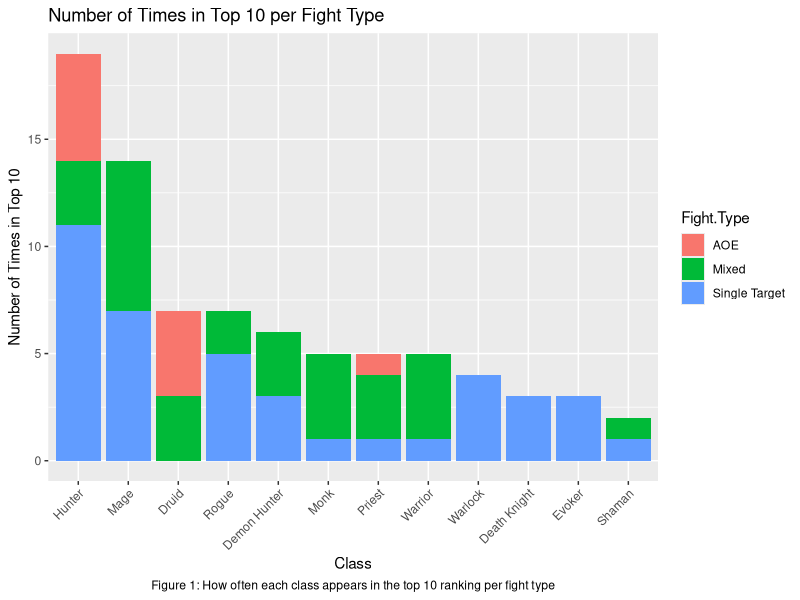
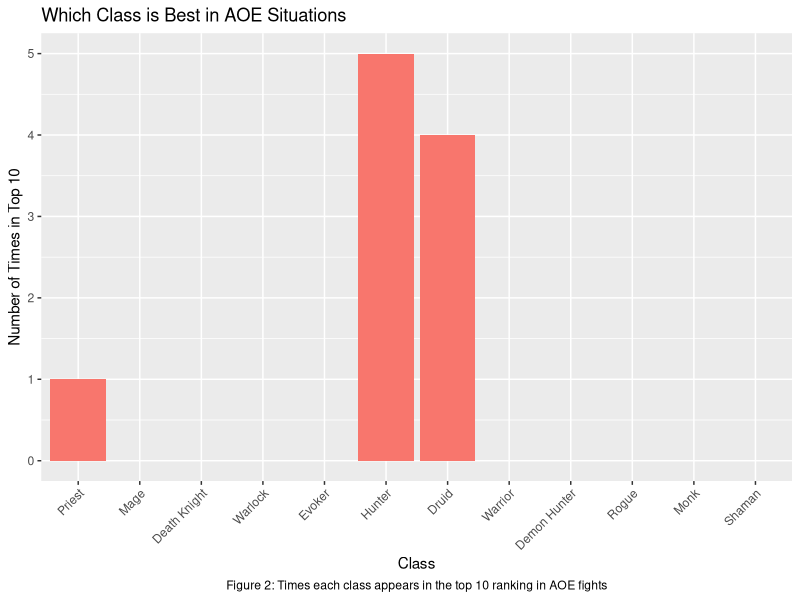
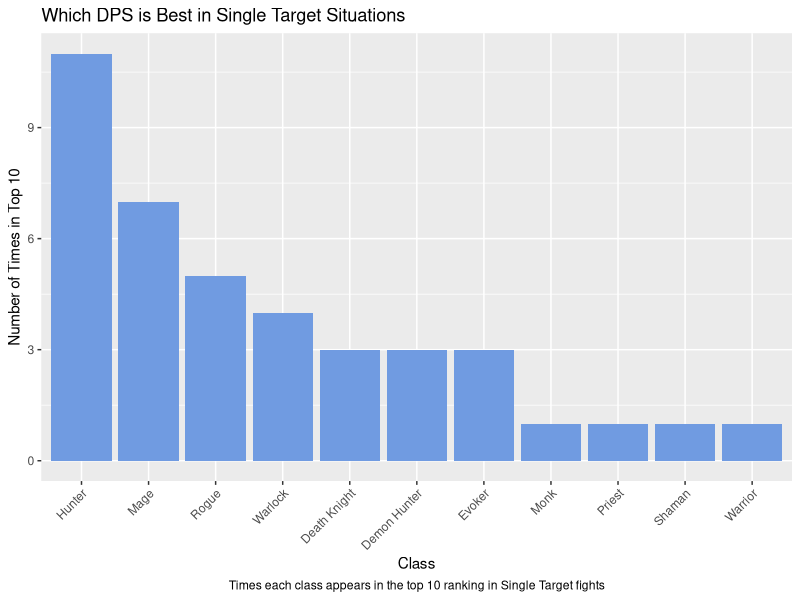
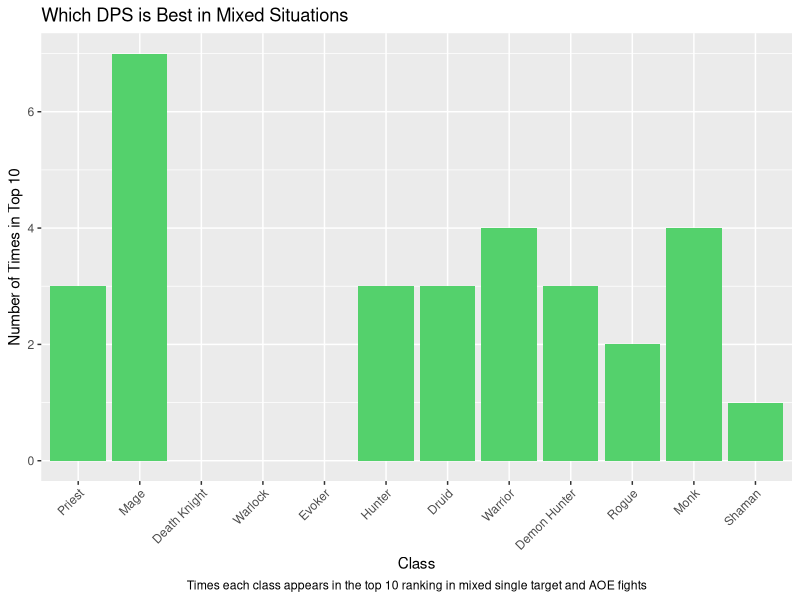
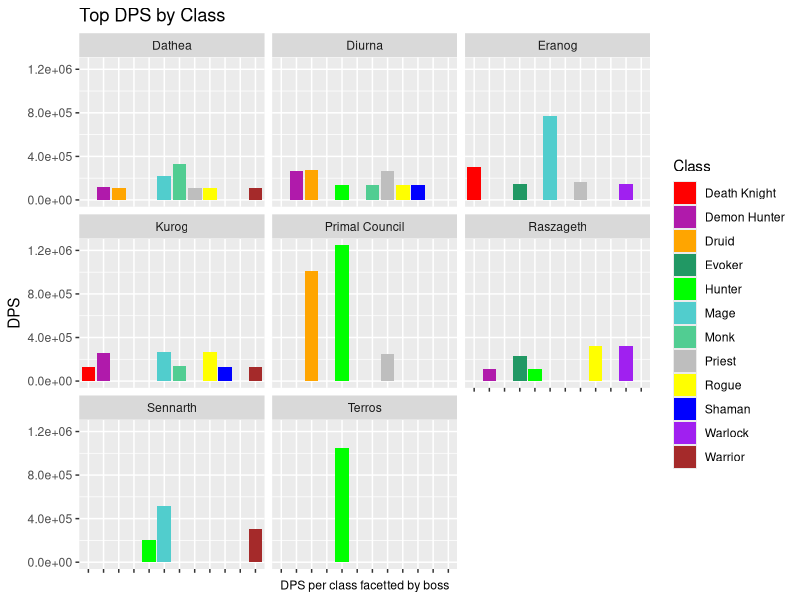

Reproduce these figures in R, in order.
## ---- chunk 1
suppressPackageStartupMessages(library(tidyverse))
suppressPackageStartupMessages(library(scales))
library(tidyverse)
library(dplyr)
library(ggplot2)
library(readxl)
library(scales)
DPSsheet<-read.csv("DataVizMidterm - Sheet1.csv")
MidtermDictionary<-read_excel("MidtermSheet.xlsx")
knitr::kable(MidtermDictionary)
## ---- chunk 2
ggplot(DPSsheet, aes(x = reorder(Class, -Appearance, FUN = sum), y=Appearance, fill = Fight.Type)) +
  geom_col()+
  labs(title = "Number of Times in Top 10 per Fight Type", caption = "Figure 1: How often each class appears in the top 10 ranking per fight type", y="Number of Times in Top 10", x ="Class") +
  theme(plot.caption = element_text(hjust = .5)) +
  theme(axis.text.x = element_text(angle = 45, hjust = 1))
## ---- chunk 3
DPSsheet_AOE <- subset(DPSsheet, Fight.Type == "AOE")
DPSsheet_AOE$Appearance[is.na(DPSsheet_AOE$Appearance)] <- 0

class_names <- unique(DPSsheet$Class)
ggplot(DPSsheet_AOE, aes(x = reorder(Class, -Appearance), y = Appearance, fill = Fight.Type)) +
  geom_col() +
  labs(title = "Which Class is Best in AOE Situations",
       caption = "Figure 2: Times each class appears in the top 10 ranking in AOE fights",
       y = "Number of Times in Top 10", x="Class") +
  theme(plot.caption = element_text(hjust = .5)) +
  theme(legend.position = "none")+
  theme(axis.text.x = element_text(angle = 45, hjust = 1)) +
  scale_x_discrete(limits = class_names)

## ---- chunk 4
DPSsheet_AOE <- subset(DPSsheet, Fight.Type == "Single Target")

ggplot(DPSsheet_AOE, aes(x = reorder(Class, -Appearance, FUN = sum), y = Appearance, fill = Fight.Type)) +
  geom_col(fill = "#709BE1") +
  labs(title = "Which DPS is Best in Single Target Situations",
       caption = "Times each class appears in the top 10 ranking in Single Target fights",
       y = "Number of Times in Top 10", x = "Class") +
  theme(plot.caption = element_text(hjust = .5)) +
  theme(legend.position = "none")+
  theme(axis.text.x = element_text(angle = 45, hjust = 1))

## ---- chunk 5
DPSsheet_AOE <- subset(DPSsheet, Fight.Type == "Mixed")

ggplot(DPSsheet_AOE, aes(x = reorder(Class, -Appearance, FUN = sum), y = Appearance, fill = Fight.Type)) +
  geom_col(fill = "#54D16C") +
  labs(title = "Which DPS is Best in Mixed Situations",
       caption = "Times each class appears in the top 10 ranking in mixed single target and AOE fights",
       y = "Number of Times in Top 10", x = "Class") +
  theme(plot.caption = element_text(hjust = .5)) +
  theme(legend.position = "none")+
  theme(axis.text.x = element_text(angle = 45, hjust = 1))+
  scale_x_discrete(limits = class_names)
## ---- chunk 6
ggplot(DPSsheet, aes(x = Class, y=DPS, fill =Class))+
  geom_col(position = "stack")+
  labs(title = "Top DPS by Class", caption = "DPS per class facetted by boss") +
  theme(axis.text.x = element_text(angle = 45, hjust = 1),
        axis.text.x.bottom = element_blank())+ 
  theme(plot.caption = element_text(hjust = .5))+
  scale_y_continuous(labels = scientific_format())+
  facet_wrap(~Boss)+
  theme(axis.title.x = element_blank())+
  scale_fill_manual(values = c("red", "#B01AAB", "orange", "#219864", "green", "#51CDCD", "#51CD92", "grey", "yellow", "blue", "purple", "brown"), drop = FALSE)
